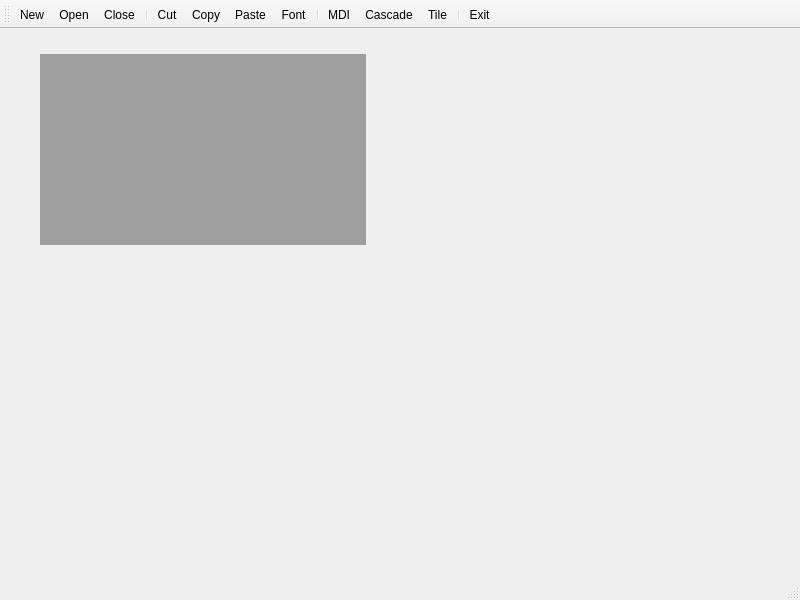
<?xml version="1.0" encoding="UTF-8"?>
<ui version="4.0">
 <class>MainWindow</class>
 <widget class="QMainWindow" name="MainWindow">
  <property name="geometry">
   <rect>
    <x>0</x>
    <y>0</y>
    <width>800</width>
    <height>600</height>
   </rect>
  </property>
  <property name="minimumSize">
   <size>
    <width>800</width>
    <height>600</height>
   </size>
  </property>
  <property name="windowTitle">
   <string>MainWindow</string>
  </property>
  <widget class="QWidget" name="centralWidget">
   <widget class="QMdiArea" name="mdiArea">
    <property name="geometry">
     <rect>
      <x>40</x>
      <y>25</y>
      <width>326</width>
      <height>191</height>
     </rect>
    </property>
   </widget>
  </widget>
  <widget class="QMenuBar" name="menuBar">
   <property name="geometry">
    <rect>
     <x>0</x>
     <y>0</y>
     <width>800</width>
     <height>17</height>
    </rect>
   </property>
  </widget>
  <widget class="QToolBar" name="mainToolBar">
   <property name="toolButtonStyle">
    <enum>Qt::ToolButtonTextUnderIcon</enum>
   </property>
   <attribute name="toolBarArea">
    <enum>TopToolBarArea</enum>
   </attribute>
   <attribute name="toolBarBreak">
    <bool>false</bool>
   </attribute>
   <addaction name="actionNew"/>
   <addaction name="actionOpen"/>
   <addaction name="actionClose"/>
   <addaction name="separator"/>
   <addaction name="actionCut"/>
   <addaction name="actionCopy"/>
   <addaction name="actionPaste"/>
   <addaction name="actionFont"/>
   <addaction name="separator"/>
   <addaction name="actionMDI"/>
   <addaction name="actionCascade"/>
   <addaction name="actionTile"/>
   <addaction name="separator"/>
   <addaction name="actionExit"/>
  </widget>
  <widget class="QStatusBar" name="statusBar"/>
  <action name="actionNew">
   <property name="icon">
    <iconset resource="res.qrc">
     <normaloff>:/icons/delfold1.bmp</normaloff>:/icons/delfold1.bmp</iconset>
   </property>
   <property name="text">
    <string>New</string>
   </property>
  </action>
  <action name="actionOpen">
   <property name="icon">
    <iconset resource="res.qrc">
     <normaloff>:/icons/open.bmp</normaloff>:/icons/open.bmp</iconset>
   </property>
   <property name="text">
    <string>Open</string>
   </property>
  </action>
  <action name="actionClose">
   <property name="icon">
    <iconset resource="res.qrc">
     <normaloff>:/icons/718.bmp</normaloff>:/icons/718.bmp</iconset>
   </property>
   <property name="text">
    <string>Close</string>
   </property>
  </action>
  <action name="actionCopy">
   <property name="icon">
    <iconset resource="res.qrc">
     <normaloff>:/icons/copy.bmp</normaloff>:/icons/copy.bmp</iconset>
   </property>
   <property name="text">
    <string>Copy</string>
   </property>
  </action>
  <action name="actionCut">
   <property name="icon">
    <iconset resource="res.qrc">
     <normaloff>:/icons/cut.bmp</normaloff>:/icons/cut.bmp</iconset>
   </property>
   <property name="text">
    <string>Cut</string>
   </property>
  </action>
  <action name="actionPaste">
   <property name="icon">
    <iconset resource="res.qrc">
     <normaloff>:/icons/paste.bmp</normaloff>:/icons/paste.bmp</iconset>
   </property>
   <property name="text">
    <string>Paste</string>
   </property>
  </action>
  <action name="actionFont">
   <property name="icon">
    <iconset resource="res.qrc">
     <normaloff>:/icons/DBLUNDR.BMP</normaloff>:/icons/DBLUNDR.BMP</iconset>
   </property>
   <property name="text">
    <string>Font</string>
   </property>
  </action>
  <action name="actionMDI">
   <property name="checkable">
    <bool>true</bool>
   </property>
   <property name="icon">
    <iconset resource="res.qrc">
     <normaloff>:/icons/130.bmp</normaloff>:/icons/130.bmp</iconset>
   </property>
   <property name="text">
    <string>MDI</string>
   </property>
  </action>
  <action name="actionCascade">
   <property name="icon">
    <iconset resource="res.qrc">
     <normaloff>:/icons/400.bmp</normaloff>:/icons/400.bmp</iconset>
   </property>
   <property name="text">
    <string>Cascade</string>
   </property>
  </action>
  <action name="actionTile">
   <property name="icon">
    <iconset resource="res.qrc">
     <normaloff>:/icons/406.bmp</normaloff>:/icons/406.bmp</iconset>
   </property>
   <property name="text">
    <string>Tile</string>
   </property>
  </action>
  <action name="actionExit">
   <property name="icon">
    <iconset resource="res.qrc">
     <normaloff>:/icons/exit.bmp</normaloff>:/icons/exit.bmp</iconset>
   </property>
   <property name="text">
    <string>Exit</string>
   </property>
  </action>
 </widget>
 <layoutdefault spacing="6" margin="11"/>
 <resources>
  <include location="res.qrc"/>
 </resources>
 <connections>
  <connection>
   <sender>actionExit</sender>
   <signal>triggered()</signal>
   <receiver>MainWindow</receiver>
   <slot>close()</slot>
   <hints>
    <hint type="sourcelabel">
     <x>-1</x>
     <y>-1</y>
    </hint>
    <hint type="destinationlabel">
     <x>223</x>
     <y>152</y>
    </hint>
   </hints>
  </connection>
 </connections>
</ui>
